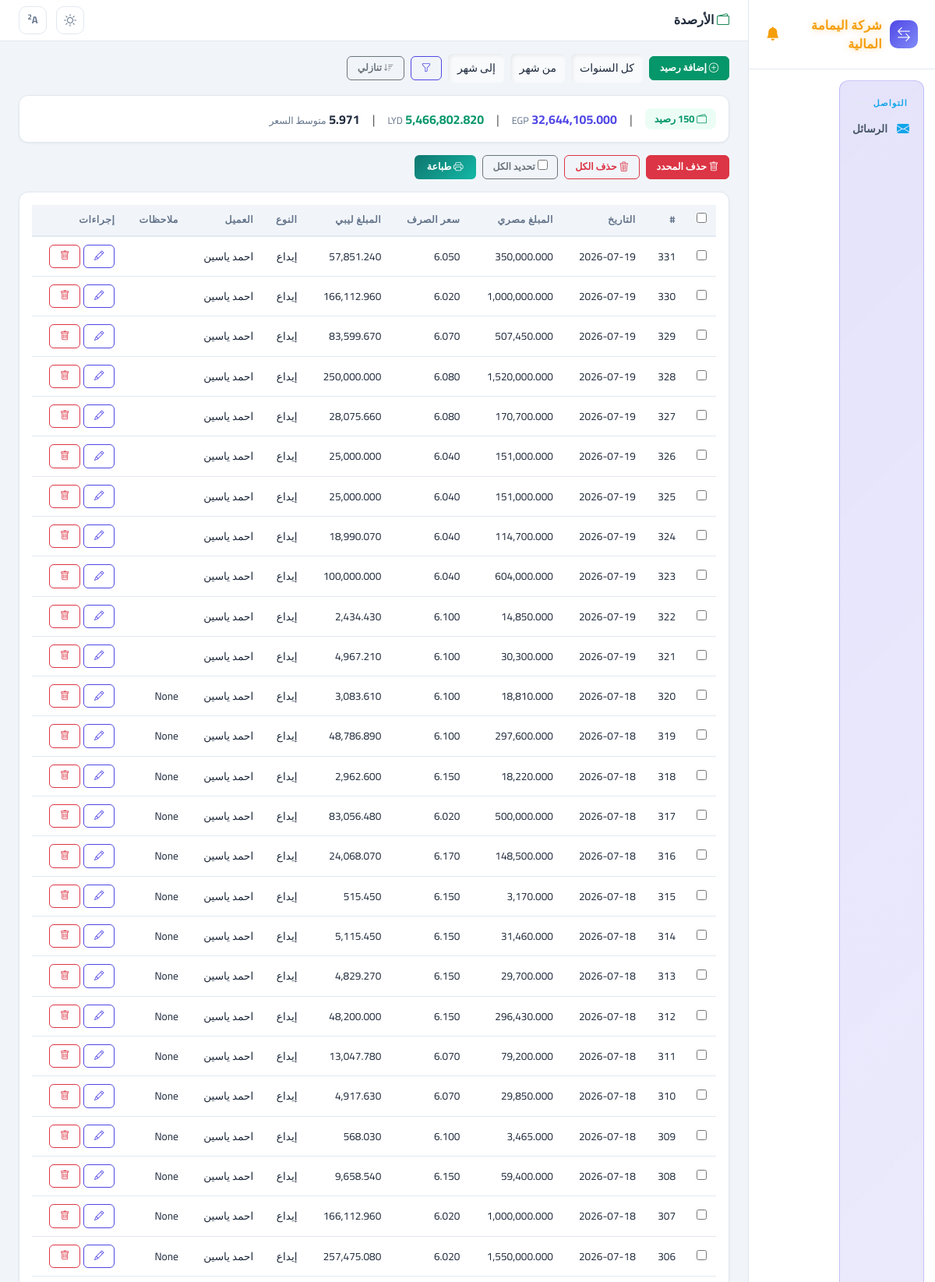
Screenshot of /capital/ (upper part) with the database file from the repository.
### access_app/models.py (models this page shows, shortened)
class Capital(models.Model):
    cash_in = models.FloatField(verbose_name="وارد نقدي", null=True, blank=True)
    libyan_cash = models.FloatField(verbose_name="نقدي ليبي", null=True, blank=True)
    date = models.DateField(verbose_name="التاريخ", null=True, blank=True)
    in_type = models.CharField(max_length=200, verbose_name="نوع الإيداع", null=True, blank=True)
    from_source = models.ForeignKey(FromSource, on_delete=models.SET_NULL, null=True, blank=True, verbose_name="من")
    exchange_rate = models.FloatField(verbose_name="سعر الصرف", null=True, blank=True)
    balance_type = models.ForeignKey(BalanceType, on_delete=models.SET_NULL, null=True, blank=True, verbose_name="نوع الرصيد")
    remarks = models.TextField(verbose_name="ملاحظات", null=True, blank=True)
    client = models.ForeignKey("ClientBalance", on_delete=models.SET_NULL, null=True, blank=True, verbose_name="رصيد من")
    class Meta:
        verbose_name = "رصيد"
        verbose_name_plural = "الأرصدة"

class ClientBalance(models.Model):
    name = models.CharField(max_length=200, verbose_name="الاسم")
    phone = models.CharField(max_length=20, verbose_name="رقم الهاتف", blank=True, null=True)
    egp_balance = models.FloatField(verbose_name="الرصيد المصري", default=0)
    lyd_balance = models.FloatField(verbose_name="الرصيد الليبي", default=0)
    last_updated = models.DateTimeField(verbose_name="آخر تحديث", auto_now=True)
    class Meta:
        verbose_name = "رصيد عميل"
        verbose_name_plural = "أرصدة العملاء"

### access_app/views.py (the view, shortened to what this page needs)
# urls.py: path('capital/', views.capital_list, name='capital_list'),
def capital_list(request):
    order = request.GET.get("order", "desc")
    order_field = "-id" if order == "desc" else "id"
    qs = Capital.objects.select_related("client", "from_source").all().order_by(order_field)
    q = request.GET.get("q", "").strip()
    date_from = request.GET.get("date_from", "").strip()
    date_to = request.GET.get("date_to", "").strip()
    client_id = request.GET.get("client", "").strip()
    year = request.GET.get("year", "").strip()
    month_from = request.GET.get("month_from", "").strip()
    month_to = request.GET.get("month_to", "").strip()
    if date_from:
        qs = qs.filter(date__gte=date_from)
    if date_to:
        qs = qs.filter(date__lte=date_to)
    if client_id:
        qs = qs.filter(client_id=client_id)
    if year:
        qs = qs.filter(date__year=year)
    if month_from:
        qs = qs.filter(date__month__gte=month_from)
    if month_to:
        qs = qs.filter(date__month__lte=month_to)
    agg = qs.aggregate(
        total_egp=Sum("cash_in"),
        total_lyd=Sum("libyan_cash"),
    )
    total_egp_val = agg["total_egp"] or 0
    total_lyd_val = agg["total_lyd"] or 0
    avg_rate = round(total_egp_val / total_lyd_val, 3) if total_lyd_val else 0
    filtered_count = qs.count()
    total_count = Capital.objects.count()
    clients = ClientBalance.objects.all().order_by("name")
    is_filtered = bool(q or date_from or date_to or client_id or year or month_from or month_to)
    return render(request, "capital_list.html", {
        "title": "الأرصدة",
        "capitals": qs,
        "clients": clients,
        "q": q,
        "date_from": date_from,
        "date_to": date_to,
        "selected_client": client_id,
        "selected_year": year,
        "selected_month_from": month_from,
        "selected_month_to": month_to,
        "total_egp": total_egp_val,
        "total_lyd": total_lyd_val,
        "avg_rate": avg_rate,
        "order": order,
        "filtered_count": filtered_count,
        "total_count": total_count,
        "is_filtered": is_filtered,
    })

### access_app/context_processors.py (called while the page is built, shortened)
def carryover_reminder(request):
    now = datetime.now()
    prev_year = now.year - 1 if now.month == 1 else now.year
    prev_month = 12 if now.month == 1 else now.month - 1
    dismissed = request.session.get("carryover_reminder_dismissed")
    if dismissed == f"{prev_year}-{prev_month}":
        return {"carryover_reminder": None}
    clients = ClientBalance.objects.all().order_by("name")
    warning_clients = []
    for client in clients:
        has_data = Capital.objects.filter(
            client=client, date__year=prev_year, date__month=prev_month
        ).exists()
        if not has_data:
            continue
    if not warning_clients:
        return {"carryover_reminder": None}

def current_user_processor(request):
    user_id = request.session.get("user_id")
    if user_id:
        try:
            user = SystemUser.objects.get(id=user_id)
            return {"current_user": user}
        except SystemUser.DoesNotExist:
            pass
    return {"current_user": None}

def maintenance_processor(request):
    from .models import SystemSetting
    setting = SystemSetting.get()
    return {"maintenance_mode": setting.maintenance_mode, "maintenance_message": setting.maintenance_message}

def import_alerts_processor(request):
    unread = ImportAlert.objects.filter(is_read=False).count()
    return {"import_alerts_unread": unread}

### access_app/models.py (called while the page is built)
    @classmethod
    def get(cls):
        obj, _ = cls.objects.get_or_create(id=1)
        return obj

### access_app/templatetags/app_tags.py (called while the page is built)
@register.filter(name="fmt")
def fmt_amount(value):
    try:
        return f"{float(value):,.3f}"
    except (ValueError, TypeError):
        return value or "-"

@register.filter(name="split")
def split_filter(value, sep=","):
    if not value:
        return []
    return str(value).split(sep)

### access_app/templates/capital_list.html (shortened to what this page needs)
{% extends "base.html" %}
{% load app_tags %}
{% load l10n %}
{% block page_title %}<i class="bi bi-wallet2 text-success"></i> الأرصدة{% endblock %}
{% block content %}
<div class="d-flex align-items-center gap-2 mb-3 flex-wrap">
    <a href="{% url 'add_capital' %}" class="btn btn-success btn-sm"><i class="bi bi-plus-circle"></i> إضافة رصيد</a>
    <form method="get" class="d-flex gap-2 align-items-center" id="filterForm">
        <select name="year" class="form-select form-select-sm" style="width:auto;">
            <option value="">كل السنوات</option>
        </select>
        <select name="month_from" class="form-select form-select-sm" style="width:auto;">
            <option value="">من شهر</option>
        </select>
        <select name="month_to" class="form-select form-select-sm" style="width:auto;">
            <option value="">إلى شهر</option>
        </select>
        <button type="submit" class="btn btn-outline-primary btn-sm"><i class="bi bi-funnel"></i></button>
    </form>
    <a href="?order={% if order == 'desc' %}asc{% else %}desc{% endif %}" class="btn btn-outline-secondary btn-sm" style="text-decoration:none">
        <i class="bi bi-sort-{% if order == 'desc' %}down{% else %}up{% endif %}"></i>
        {% if order == 'desc' %}تنازلي{% else %}تصاعدي{% endif %}
    </a>
</div>
<div class="stat-card p-3 mb-3">
    <div class="d-flex gap-3 flex-wrap align-items-center">
        {% if is_filtered %}
        <span style="background:var(--warning-bg);color:var(--warning);padding:4px 12px;border-radius:8px;font-size:.8rem;font-weight:700">
            <i class="bi bi-funnel-fill"></i> فلتر: {{ filtered_count }} من {{ total_count }} رصيد
        </span>
        <span class="text-muted">|</span>
        {% else %}
        <span style="background:#ecfdf5;color:#059669;padding:4px 12px;border-radius:8px;font-size:.8rem;font-weight:700">
            <i class="bi bi-wallet2"></i> {{ total_count }} رصيد
        </span>
        <span class="text-muted">|</span>
        {% endif %}
        <span><strong style="color:var(--primary)">{{ total_egp|fmt }}</strong> <span style="font-size:.78rem;color:var(--text-muted)">EGP</span></span>
        <span class="text-muted">|</span>
        <span><strong style="color:var(--success)">{{ total_lyd|fmt }}</strong> <span style="font-size:.78rem;color:var(--text-muted)">LYD</span></span>
        <span class="text-muted">|</span>
        <span><strong>{{ avg_rate|floatformat:"-3u" }}</strong> <span style="font-size:.78rem;color:var(--text-muted)">متوسط السعر</span></span>
    </div>
</div>
<form id="bulkForm" method="post" action="{% url 'bulk_delete_capital' %}">
    <div class="d-flex gap-2 mb-3 flex-wrap">
        <button type="button" class="btn btn-danger btn-sm" onclick="deleteSelected()"><i class="bi bi-trash"></i> حذف المحدد</button>
        <button type="button" class="btn btn-outline-danger btn-sm" onclick="clearAll()"><i class="bi bi-trash3"></i> حذف الكل</button>
        <label class="btn btn-outline-secondary btn-sm" style="cursor:pointer;">
            <input type="checkbox" id="selectAll" onchange="toggleAll(this)"> تحديد الكل
        </label>
        <button type="button" class="btn btn-sm" onclick="printPage()" style="background:linear-gradient(135deg,#0f766e,#14b8a6);color:#fff;border:none;padding:6px 16px;border-radius:6px;font-weight:700;margin-left:auto"><i class="bi bi-printer"></i> طباعة</button>
    </div>
    <div class="stat-card p-3">
        <div class="table-responsive">
            <table class="table-app">
                <thead>
                    <tr>
                        <th style="width:40px;"><input type="checkbox" id="selectAllTh" onchange="toggleAll(this)"></th>
                        <th>#</th>
                        <th>التاريخ</th>
                        <th>المبلغ مصري</th>
                        <th>سعر الصرف</th>
                        <th>المبلغ ليبي</th>
                        <th>النوع</th>
                        <th>العميل</th>
                        <th>ملاحظات</th>
                        <th>إجراءات</th>
                    </tr>
                </thead>
                <tbody>
                    {% for c in capitals %}
                    <tr id="{% if forloop.first %}firstRow{% endif %}{% if forloop.last %}lastRow{% endif %}" style="cursor:pointer" onclick="if(event.target.tagName!=='INPUT'&&event.target.tagName!=='A'&&event.target.tagName!=='I'&&!event.target.closest('a'))window.location='{% url 'edit_capital' c.id %}'">
                        <td><input type="checkbox" name="ids" value="{{ c.id }}" class="row-check"></td>
                        <td>{{ c.id }}</td>
                        <td>{{ c.date|date:"Y-m-d" }}</td>
                        <td>{{ c.cash_in|fmt }}</td>
                        <td>{{ c.exchange_rate|floatformat:"-3u" }}</td>
                        <td>{{ c.libyan_cash|fmt }}</td>
                        <td>{{ c.in_type|default:"-" }}</td>
                        <td>{{ c.client.name|default:"-" }}</td>
                        <td>{{ c.remarks|truncatechars:20|default:"" }}</td>
                        <td onclick="event.stopPropagation()">
                            <div class="d-flex gap-1">
                                <a href="{% url 'edit_capital' c.id %}" class="btn btn-outline-primary btn-sm"><i class="bi bi-pencil"></i></a>
                                <a href="{% url 'delete_capital' c.id %}" class="btn btn-outline-danger btn-sm" onclick="return confirm('حذف هذا الرصيد؟')"><i class="bi bi-trash"></i></a>
                            </div>
                        </td>
                    </tr>
                    {% empty %}
                    <tr><td colspan="10" class="text-center text-muted">لا توجد أرصدة</td></tr>
                    {% endfor %}
                </tbody>
            </table>
        </div>
    </div>
</form>
{% endblock %}

### access_app/templates/base.html (style rules this page uses)
:root { --primary: #4f46e5; --primary-light: #6366f1; --primary-dark: #3730a3; --primary-bg: #eef2ff; --success: #059669; --success-bg: #ecfdf5; --warning: #d97706; --warning-bg: #fffbeb; --danger: #dc2626; --danger-bg: #fef2f2; --info: #0284c7; --info-bg: #f0f9ff; --bg: #f1f5f9; --sidebar-bg: #ffffff; --sidebar-hover: #f1f5f9; --sidebar-active: #eef2ff; --sidebar-text: #475569; --sidebar-text-hover: #1e293b; --sidebar-section: #94a3b8; --card-bg: #ffffff; --card-border: #e2e8f0; --text: #1e293b; --text-muted: #64748b; --input-bg: #f8fafc; --input-border: #cbd5e1; --input-focus: #6366f1; --shadow-sm: 0 1px 3px rgba(0,0,0,0.06); --shadow: 0 4px 16px rgba(0,0,0,0.08); --shadow-lg: 0 8px 30px rgba(0,0,0,0.12); --radius: 12px; --radius-sm: 8px; --radius-xs: 6px; --sec-transfer: linear-gradient(135deg, rgba(79,70,229,0.15), rgba(99,102,241,0.08)); --sec-transfer-border: rgba(79,70,229,0.25); --sec-balance: linear-gradient(135deg, rgba(5,150,105,0.15), rgba(52,211,153,0.08)); --sec-balance-border: rgba(5,150,105,0.25); --sec-expense: linear-gradient(135deg, rgba(217,119,6,0.15), rgba(251,191,36,0.08)); --sec-expense-border: rgba(217,119,6,0.25); --sec-profit: linear-gradient(135deg, rgba(236,72,153,0.15), rgba(244,114,182,0.08)); --sec-profit-border: rgba(236,72,153,0.25); }
body.size-2 { font-size: 16px; }
* { box-sizing: border-box; }
body { background: var(--bg); font-family: 'Cairo', sans-serif; color: var(--text); transition: background .3s, color .3s; margin: 0; min-height: 100vh; }
.stat-card { background: var(--card-bg); border-radius: var(--radius); border: 1px solid var(--card-border); padding: 20px; box-shadow: var(--shadow-sm); transition: all .2s; }
.table-app { width: 100%; border-collapse: collapse; font-size: 0.85rem; }
.table-app thead th { background: var(--bg); padding: 10px 12px; font-weight: 700; font-size: 0.78rem; color: var(--text-muted); text-transform: uppercase; letter-spacing: 0.5px; border-bottom: 2px solid var(--card-border); white-space: nowrap; }
.table-app tbody td { padding: 10px 12px; border-bottom: 1px solid var(--card-border); vertical-align: middle; }
.form-control, .form-select { background: var(--input-bg); border: none; color: var(--text); border-radius: var(--radius-xs); font-size: 0.92rem; padding: 10px 14px; transition: all .2s; box-shadow: inset 2px 2px 5px rgba(0,0,0,0.07), inset -1px -1px 3px rgba(255,255,255,0.5); }
.form-control-sm, .form-select-sm { font-size: 0.88rem; padding: 8px 11px; }
.btn { border-radius: var(--radius-xs); font-size: 0.85rem; padding: 0.45rem 1.2rem; font-weight: 600; transition: all .2s; }
.btn-success { background: var(--success); border-color: var(--success); color: #fff; }
.btn-outline-primary { border-color: var(--primary); color: var(--primary); }
.btn-sm { font-size: 0.78rem; padding: 0.3rem 0.8rem; }

### rows the page displays
Capital: id "331", date "2026-07-19", cash_in|fmt "350,000.000", exchange_rate "6.050", libyan_cash|fmt "57,851.240", in_type "إيداع", client.name "احمد ياسين"
Capital: id "330", date "2026-07-19", cash_in|fmt "1,000,000.000", exchange_rate "6.020", libyan_cash|fmt "166,112.960", in_type "إيداع", client.name "احمد ياسين"
Capital: id "329", date "2026-07-19", cash_in|fmt "507,450.000", exchange_rate "6.070", libyan_cash|fmt "83,599.670", in_type "إيداع", client.name "احمد ياسين"
Capital: id "328", date "2026-07-19", cash_in|fmt "1,520,000.000", exchange_rate "6.080", libyan_cash|fmt "250,000.000", in_type "إيداع", client.name "احمد ياسين"
Capital: id "327", date "2026-07-19", cash_in|fmt "170,700.000", exchange_rate "6.080", libyan_cash|fmt "28,075.660", in_type "إيداع", client.name "احمد ياسين"
Capital: id "326", date "2026-07-19", cash_in|fmt "151,000.000", exchange_rate "6.040", libyan_cash|fmt "25,000.000", in_type "إيداع", client.name "احمد ياسين"
Capital: id "325", date "2026-07-19", cash_in|fmt "151,000.000", exchange_rate "6.040", libyan_cash|fmt "25,000.000", in_type "إيداع", client.name "احمد ياسين"
Capital: id "324", date "2026-07-19", cash_in|fmt "114,700.000", exchange_rate "6.040", libyan_cash|fmt "18,990.070", in_type "إيداع", client.name "احمد ياسين"
Capital: id "323", date "2026-07-19", cash_in|fmt "604,000.000", exchange_rate "6.040", libyan_cash|fmt "100,000.000", in_type "إيداع", client.name "احمد ياسين"
Capital: id "322", date "2026-07-19", cash_in|fmt "14,850.000", exchange_rate "6.100", libyan_cash|fmt "2,434.430", in_type "إيداع", client.name "احمد ياسين"
Capital: id "321", date "2026-07-19", cash_in|fmt "30,300.000", exchange_rate "6.100", libyan_cash|fmt "4,967.210", in_type "إيداع", client.name "احمد ياسين"
Capital: id "320", date "2026-07-18", cash_in|fmt "18,810.000", exchange_rate "6.100", libyan_cash|fmt "3,083.610", in_type "إيداع", client.name "احمد ياسين", remarks "None"
Capital: id "319", date "2026-07-18", cash_in|fmt "297,600.000", exchange_rate "6.100", libyan_cash|fmt "48,786.890", in_type "إيداع", client.name "احمد ياسين", remarks "None"
Capital: id "318", date "2026-07-18", cash_in|fmt "18,220.000", exchange_rate "6.150", libyan_cash|fmt "2,962.600", in_type "إيداع", client.name "احمد ياسين", remarks "None"
Capital: id "317", date "2026-07-18", cash_in|fmt "500,000.000", exchange_rate "6.020", libyan_cash|fmt "83,056.480", in_type "إيداع", client.name "احمد ياسين", remarks "None"
Capital: id "316", date "2026-07-18", cash_in|fmt "148,500.000", exchange_rate "6.170", libyan_cash|fmt "24,068.070", in_type "إيداع", client.name "احمد ياسين", remarks "None"
Capital: id "315", date "2026-07-18", cash_in|fmt "3,170.000", exchange_rate "6.150", libyan_cash|fmt "515.450", in_type "إيداع", client.name "احمد ياسين", remarks "None"
Capital: id "314", date "2026-07-18", cash_in|fmt "31,460.000", exchange_rate "6.150", libyan_cash|fmt "5,115.450", in_type "إيداع", client.name "احمد ياسين", remarks "None"
Capital: id "313", date "2026-07-18", cash_in|fmt "29,700.000", exchange_rate "6.150", libyan_cash|fmt "4,829.270", in_type "إيداع", client.name "احمد ياسين", remarks "None"
Capital: id "312", date "2026-07-18", cash_in|fmt "296,430.000", exchange_rate "6.150", libyan_cash|fmt "48,200.000", in_type "إيداع", client.name "احمد ياسين", remarks "None"
Capital: id "311", date "2026-07-18", cash_in|fmt "79,200.000", exchange_rate "6.070", libyan_cash|fmt "13,047.780", in_type "إيداع", client.name "احمد ياسين", remarks "None"
Capital: id "310", date "2026-07-18", cash_in|fmt "29,850.000", exchange_rate "6.070", libyan_cash|fmt "4,917.630", in_type "إيداع", client.name "احمد ياسين", remarks "None"
Capital: id "309", date "2026-07-18", cash_in|fmt "3,465.000", exchange_rate "6.100", libyan_cash|fmt "568.030", in_type "إيداع", client.name "احمد ياسين", remarks "None"
Capital: id "308", date "2026-07-18", cash_in|fmt "59,400.000", exchange_rate "6.150", libyan_cash|fmt "9,658.540", in_type "إيداع", client.name "احمد ياسين", remarks "None"
Capital: id "307", date "2026-07-18", cash_in|fmt "1,000,000.000", exchange_rate "6.020", libyan_cash|fmt "166,112.960", in_type "إيداع", client.name "احمد ياسين", remarks "None"
Capital: id "306", date "2026-07-18", cash_in|fmt "1,550,000.000", exchange_rate "6.020", libyan_cash|fmt "257,475.080", in_type "إيداع", client.name "احمد ياسين", remarks "None"

### other values shown
{{ total_egp|fmt }} "32,644,105.000"
{{ total_lyd|fmt }} "5,466,802.820"
{{ avg_rate|floatformat:"-3u" }} "5.971"
